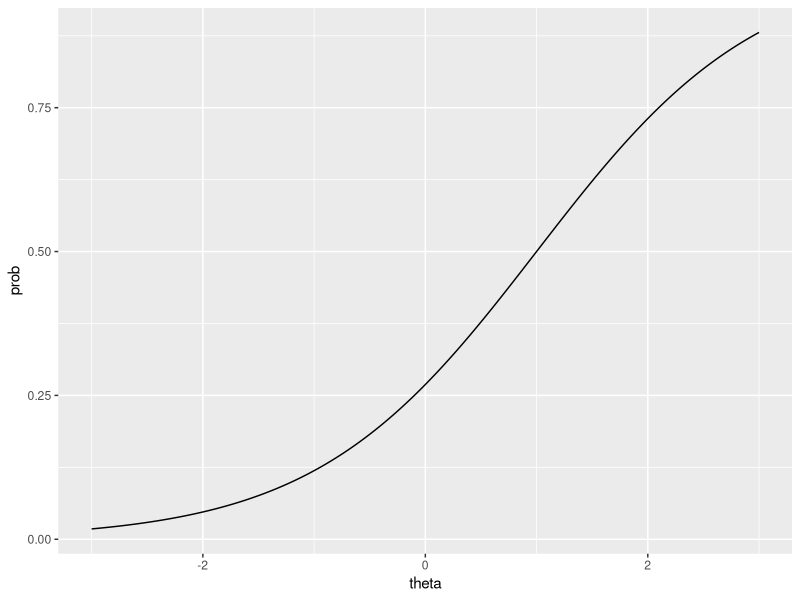

The R script that drew this image:
## ---- chunk 1
#| label: setup
#| include: true
rm(list=ls())  #remove all objects in the R environment
require(tidyverse)
## ---- chunk 2
# Calculate Rasch model probability
delta <- 0.6  #item difficulty is 0.6
theta <- 1.0  #person ability is 1.0
prob <- exp(theta-delta)/(1+exp(theta-delta))
prob
## ---- chunk 3
#| label: fig-item-cc
#| fig-cap: Item Characteristic Curve
#Calculate prob as a function the theta
id = 1 # item id
delta <- 1 #item difficulty is 1
theta <- seq(-3,3,0.01) #a vector of theta from -3 to 3 in steps of 0.01
prob_function <- function(theta, delta){
    return (exp(theta-delta)/(1+exp(theta-delta)))
}

probs <- tibble(id = id, delta=delta,theta=theta)
probs <- probs %>% mutate(prob = prob_function(theta, delta))

p <- ggplot(probs, aes(x=theta, y=prob))
p <- p + geom_line()
print(p)

